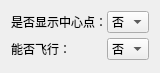
              <widget class="QWidget" name="page_7">
               <property name="geometry">
                <rect>
                 <x>0</x>
                 <y>0</y>
                 <width>156</width>
                 <height>73</height>
                </rect>
               </property>
               <attribute name="label">
                <string>浏览</string>
               </attribute>
               <layout class="QVBoxLayout" name="verticalLayout_9">
                <item>
                 <layout class="QVBoxLayout" name="verticalLayout_4">
                  <item>
                   <layout class="QGridLayout" name="gridLayout_7">
                    <property name="horizontalSpacing">
                     <number>0</number>
                    </property>
                    <property name="verticalSpacing">
                     <number>5</number>
                    </property>
                    <item row="0" column="0">
                     <widget class="QLabel" name="label_41">
                      <property name="text">
                       <string>是否显示中心点：</string>
                      </property>
                     </widget>
                    </item>
                    <item row="0" column="1">
                     <widget class="QComboBox" name="zoomCenterComboBox">
                      <property name="toolTip">
                       <string>是否开启显示中心点功能，一般设为是</string>
                      </property>
                      <item>
                       <property name="text">
                        <string>否</string>
                       </property>
                      </item>
                      <item>
                       <property name="text">
                        <string>是</string>
                       </property>
                      </item>
                     </widget>
                    </item>
                    <item row="1" column="0">
                     <widget class="QLabel" name="label_42">
                      <property name="text">
                       <string>能否飞行：</string>
                      </property>
                     </widget>
                    </item>
                    <item row="1" column="1">
                     <widget class="QComboBox" name="enableFlyComboBox">
                      <property name="toolTip">
                       <string>是否开启飞行功能，一般设为是</string>
                      </property>
                      <item>
                       <property name="text">
                        <string>否</string>
                       </property>
                      </item>
                      <item>
                       <property name="text">
                        <string>能</string>
                       </property>
                      </item>
                     </widget>
                    </item>
                   </layout>
                  </item>
                  <item>
                   <spacer name="verticalSpacer">
                    <property name="orientation">
                     <enum>Qt::Vertical</enum>
                    </property>
                    <property name="sizeHint" stdset="0">
                     <size>
                      <width>20</width>
                      <height>40</height>
                     </size>
                    </property>
                   </spacer>
                  </item>
                 </layout>
                </item>
               </layout>
              </widget>
